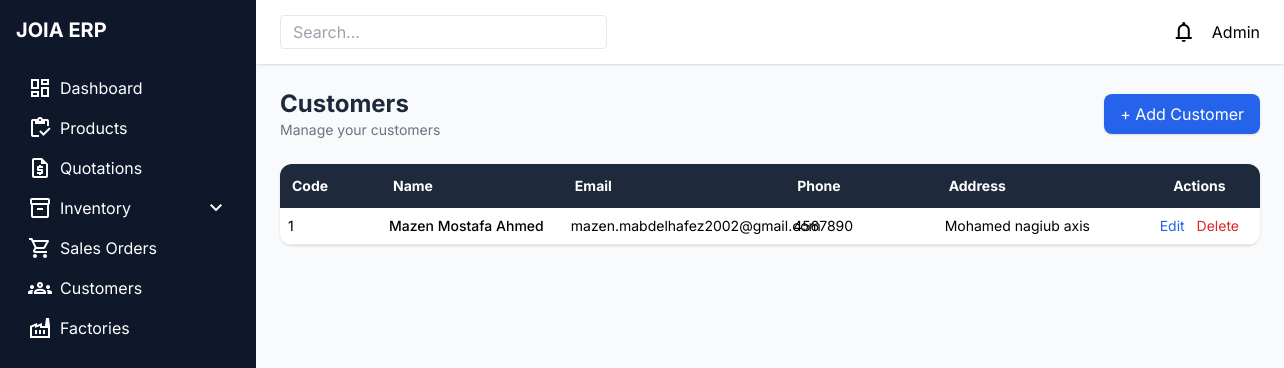
The app's page /customers/ with its own data.
### customers/models.py (models this page shows, shortened)
class Customer(models.Model):
    code = models.CharField(max_length=50, blank=False)
    name = models.CharField(max_length=100)
    email = models.EmailField(unique=True)
    phone_number = models.CharField(max_length=20, default="")
    address = models.TextField(blank=True, null=True)
    created_at = models.DateTimeField(auto_now_add=True)

### customers/views.py (the view)
# urls.py: path('customers/', include('customers.urls')),
def customers(request):
    if request.method == "POST":
        customer_id = request.POST.get("customer_id")
        if customer_id:
            customer = Customer.objects.get(id=customer_id)
            form = CustomerForm(request.POST, instance=customer)
        else:
            form = CustomerForm(request.POST)
        if form.is_valid():
            form.save()
            return redirect("customers")
    else:
        form = CustomerForm()
    customers = Customer.objects.all()
    return render(
        request,
        "dashboard/customer.html",
        {
            "form": form,
            "customers": customers
        }
    )

### customers/forms.py
class CustomerForm(forms.ModelForm):
    class Meta:
        model = Customer
        fields = ['code', 'name', 'email', 'phone_number', 'address']
        widgets = {
            'code': forms.TextInput(attrs={'class': 'form-control'}),
            'name': forms.TextInput(attrs={'class': 'form-control'}),
            'email': forms.EmailInput(attrs={'class': 'form-control'}),
            'phone_number': forms.TextInput(attrs={'class': 'form-control'}),
            'address': forms.Textarea(attrs={'class': 'form-control'}),
        }

### templates/dashboard/customer.html (shortened to what this page needs)
{% extends 'base.html' %}
{% block content %}
<div class="max-w-7xl mx-auto">
    <div class="flex justify-between items-center mb-6">
        <div>
            <h2 class="text-2xl font-bold text-slate-800">Customers</h2>
            <p class="text-sm text-gray-500">Manage your customers</p>
        </div>
        <button onclick="openModal()"
            class="bg-blue-600 text-white px-4 py-2 rounded-lg shadow hover:bg-blue-700">
            + Add Customer
        </button>
    </div>
    <div class="bg-white rounded-xl shadow overflow-x-auto">
        <table class="w-full table-fixed text-sm">
            <colgroup>
                <col style="width:100px">
                <col style="width:180px">
                <col style="width:220px">
                <col style="width:150px">
                <col style="width:200px">
                <col style="width:120px">
            </colgroup>
            <thead class="bg-slate-800 text-white">
                <tr>
                    <th class="p-3 text-left">Code</th>
                    <th class="p-3 text-left">Name</th>
                    <th class="p-3 text-left">Email</th>
                    <th class="p-3 text-left">Phone</th>
                    <th class="p-3 text-left">Address</th>
                    <th class="p-3 text-center">Actions</th>
                </tr>
            </thead>
            <tbody>
                {% for customer in customers %}
                <tr class="border-b hover:bg-gray-50">
                    <td class="p-2">{{ customer.code }}</td>
                    <td class="p-2 font-medium">{{ customer.name }}</td>
                    <td class="p-2">{{ customer.email }}</td>
                    <td class="p-2">{{ customer.phone_number }}</td>
                    <td class="p-2">{{ customer.address }}</td>
                    <td class="p-2 text-center space-x-2">
                        <button
                            onclick="editCustomer(this)"
                            data-id="{{ customer.id }}"
                            data-code="{{ customer.code }}"
                            data-name="{{ customer.name }}"
                            data-email="{{ customer.email }}"
                            data-phone="{{ customer.phone_number }}"
                            data-address="{{ customer.address }}"
                            class="text-blue-600 hover:underline">
                            Edit
                        </button>
                        <a href="{% url 'delete_customer' customer.id %}"
                           class="text-red-600 hover:underline">
                            Delete
                        </a>
                    </td>
                </tr>
                {% empty %}
                <tr>
                    <td colspan="6" class="text-center p-4 text-gray-500">
                        No customers found
                    </td>
                </tr>
                {% endfor %}
            </tbody>
        </table>
    </div>
</div>
{% endblock %}

### templates/base.html (style rules this page uses)
body { font-family: 'Inter', sans-serif; overflow-x:hidden; }

### records on screen
Customer: code "1", name "Mazen Mostafa Ahmed", email "mazen.mabdelhafez2002@gmail.com", phone_number "4567890", address "Mohamed nagiub axis"
